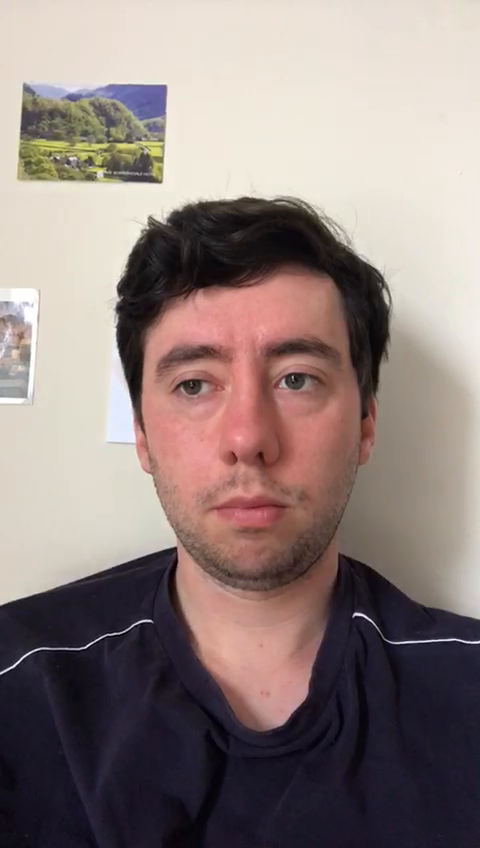
#> input picture frame 33 of data/videos/p1.mp4, 480 x 848 px
$ python face_recon.py
#> lines starting #> are read from the running program, lines starting #| are printed output that depends on the picture; after the words box and inside, x2 and y2 are one past the last pixel; in counts of white or black regions, pixels touching at a corner belong together
import cv2 as cv
import numpy as np


class Face:

    def __init__(self):
        # Add predictor type,
        # In first instance we'll be using  cv2.CascadeClassifier
        face_cascade_name = "./data/haarcascades/haarcascade_frontalface_alt.xml"
        eyes_cascade_name = "./data/haarcascades/haarcascade_eye_tree_eyeglasses.xml"
        self.face_cascade = cv.CascadeClassifier()
        self.eyes_cascade = cv.CascadeClassifier()
        self.face_rectangle = [0,0,0,0]
        self.display = False
        self.params = dict(maxCorners = 500,
                        qualityLevel = 0.01,
                        minDistance = 3,
                        blockSize = 7 )
        if not self.face_cascade.load(cv.samples.findFile(face_cascade_name)):
            print("Error on loading cascade file name")
            exit(-1)
        if not self.eyes_cascade.load(cv.samples.findFile(eyes_cascade_name)):
            print("Error on loading cascade eyes file name")
            exit(-1)

    def detect(self, gray_frame):
        gray_frame = cv.equalizeHist(gray_frame)
        faces_roi = self.face_cascade.detectMultiScale(gray_frame)
        face_sizes = [h * w for x,y,w,h in faces_roi]
        if self.display:
            for x,y,w,h in faces_roi:
                cv.rectangle(gray_frame, (x,y), (x+w, y+h), (0,255), 2)
            cv.imshow("Capture - face detection", gray_frame)
        # Get the bigger one
        return faces_roi


    def get_mask(self, gray_frame):
        mask = np.zeros(gray_frame.shape, np.uint8)
        if self.face_rectangle is not None:
            x,y,w,h = self.face_rectangle[0]
            mask[y:y+h, x:x+w] = 255
        if self.display:
            cv.imshow("Face mask", mask)
        self.mask = mask
        return mask

    def get_roi_of_face(self, gray_frame):
        self.face_rectangle = self.detect(gray_frame)
        self.get_mask(gray_frame)
        track_points = cv.goodFeaturesToTrack(gray_frame, mask=self.mask, **self.params)
        print("Track points:")
        print(track_points)
        return track_points


if __name__ == "__main__":
    face = Face()
    face.display = True
    cap = cv.VideoCapture("./data/videos/p1.mp4")
    while(cap.isOpened()):
        ret, frame = cap.read()
#> frame is the input picture: shape (848, 480, 3); mean B, G, R 125.4, 128.9, 144.1
        tmp = frame.copy()
        if frame is None:
            break
        print(frame,ret)
#> (printed output is left out)
        gray = cv.cvtColor(frame, cv.COLOR_BGR2GRAY)
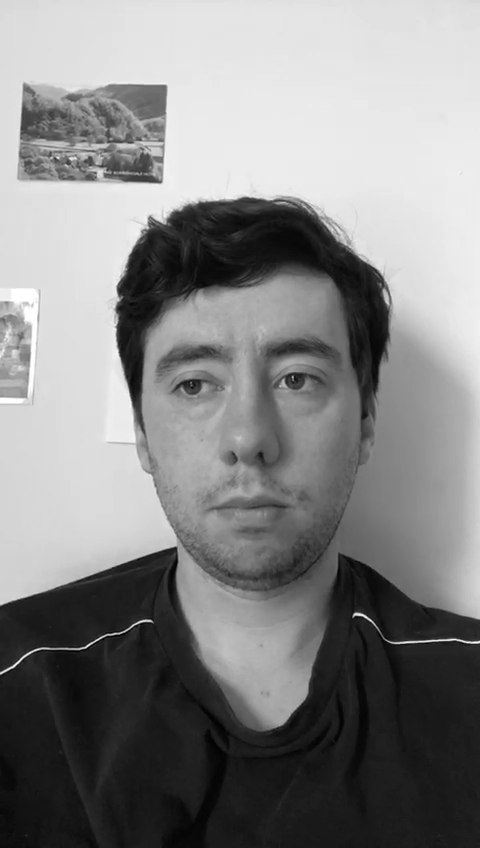
#> gray: shape (848, 480); min 0, max 255, mean 133.1
        points = face.get_roi_of_face(gray)
#> in detect, `gray_frame = cv.equalizeHist(gray_frame)`:
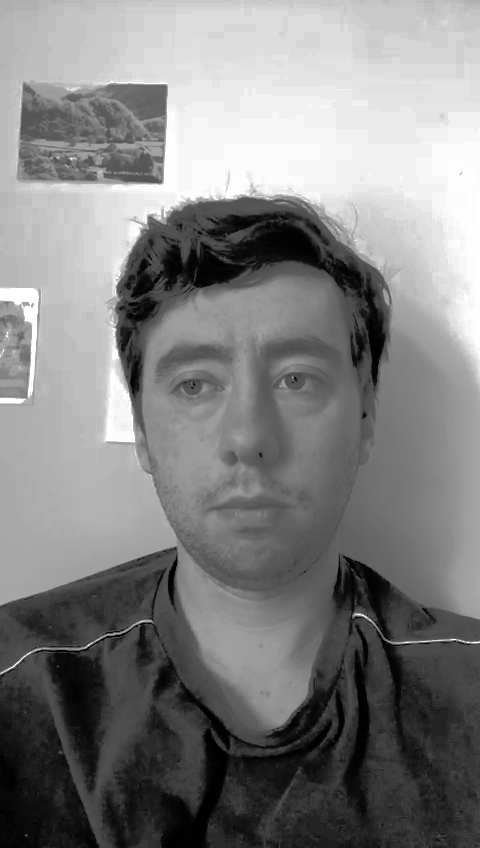
#> gray_frame: shape (848, 480); min 0, max 255, mean 129
#> in detect, `faces_roi = self.face_cascade.detectMultiScale(gray_frame)`: faces_roi = [[109, 269, 282, 282]]
#> in detect, `face_sizes = [h * w for x,y,w,h in faces_roi]`: face_sizes = [79524]
#> the loop in detect, `for x,y,w,h in faces_roi:` made 1 pass
#> after the loop in detect, `for x,y,w,h in faces_roi:`:
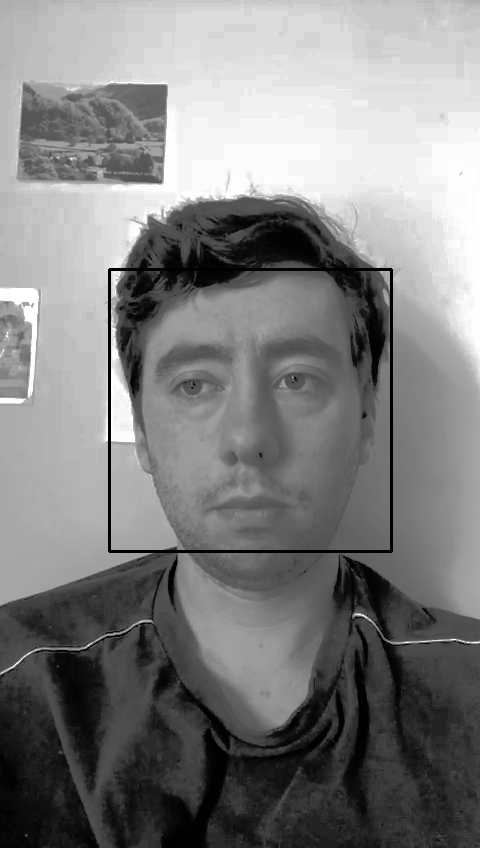
#> gray_frame: shape (848, 480); 0.83% of pixels changed, all inside (x1, y1, x2, y2) = (108, 268, 393, 553)
#> in get_roi_of_face, `self.face_rectangle = self.detect(gray_frame)`: self.face_rectangle = [[109, 269, 282, 282]]
#> in get_mask, `x,y,w,h = self.face_rectangle[0]`: x = 109; y = 269; w = 282
#> in get_mask, `cv.imshow("Face mask", mask)`:
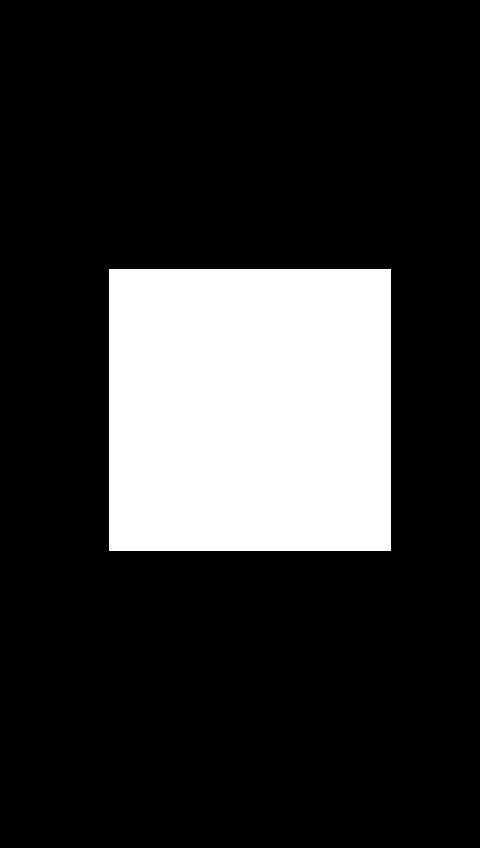
#> window 'Face mask': shape (848, 480); 19.5% white; 1 white region, box (x1, y1, x2, y2) and area: (109, 269, 391, 551) 79524
#> in get_roi_of_face, `track_points = cv.goodFeaturesToTrack(gray_frame, mask=self.mask, **se..`: track_points = 307 rows, first 8: [175, 549], [294, 375], [120, 298], [181, 386], [192, 382], [293, 378], [283, 381], [286, 377]
#> (printed output is left out)
#> points has the same summary as track_points in get_roi_of_face
# [4 lines of commented-out code are left out]
        cv.imshow("Final points", gray)
        #detectAndDisplay(gray, face)
        if cv.waitKey(1) == 27: ## ESC
#> (key Esc is pressed here)
            break


    cap.release()
    cv.destroyAllWindows()

$ run again, starting later in the video
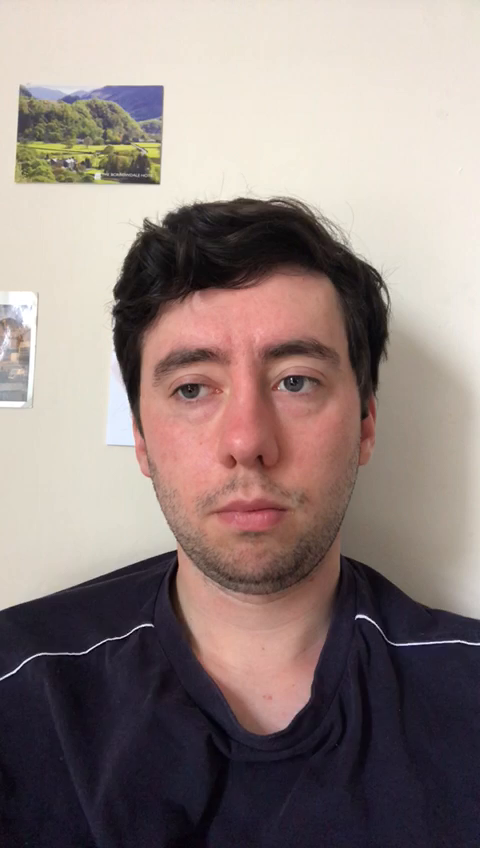
#> input picture frame 150 of data/videos/p1.mp4, 480 x 848 px
#> frame is the input picture: shape (848, 480, 3); mean B, G, R 127.4, 131.2, 146.4
#> (printed output is left out)
#> faces_roi = [[98, 263, 298, 298]]
#> face_sizes = [88804]
#> the loop in detect, `for x,y,w,h in faces_roi:` made 1 pass
#> after the loop in detect, `for x,y,w,h in faces_roi:`:
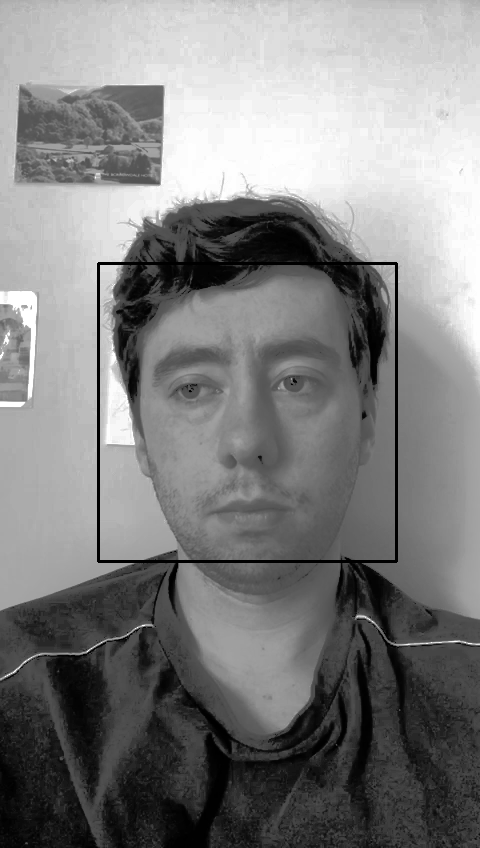
#> gray_frame: shape (848, 480); min 0, max 255, mean 127.9
#> self.face_rectangle = [[98, 263, 298, 298]]
#> in get_mask, `x,y,w,h = self.face_rectangle[0]`: x = 98; y = 263; w = 298
#> in get_mask, `cv.imshow("Face mask", mask)`:
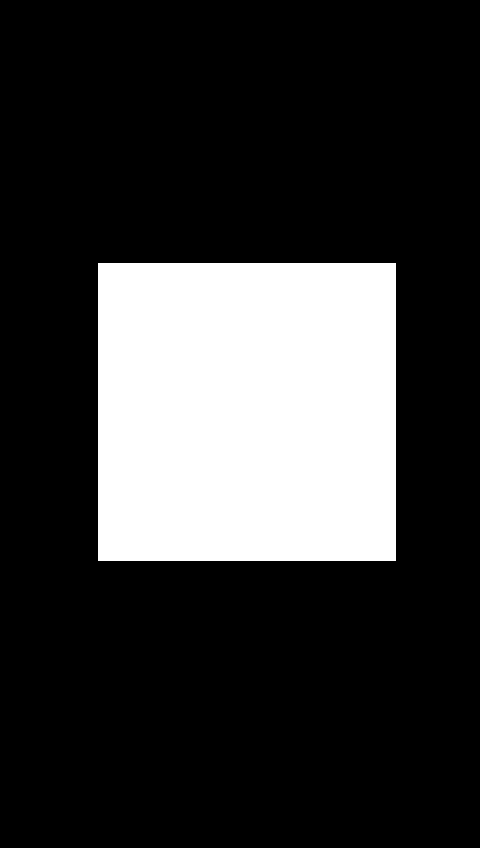
#> window 'Face mask': shape (848, 480); 21.8% white; 1 white region, box (x1, y1, x2, y2) and area: (98, 263, 396, 561) 88804
#> track_points = 433 rows, first 8: [175, 553], [291, 378], [117, 302], [179, 390], [283, 380], [381, 285], [382, 288], [281, 383]
#> (printed output is left out)
#> points has the same summary as track_points in get_roi_of_face

$ run again, starting later in the video
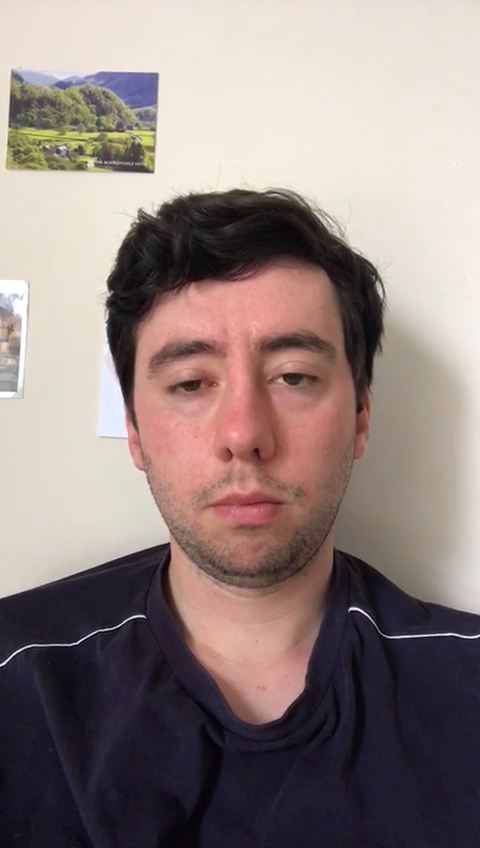
#> input picture frame 267 of data/videos/p1.mp4, 480 x 848 px
#> frame is the input picture: shape (848, 480, 3); mean B, G, R 126.6, 130, 145.3
#> (printed output is left out)
#> faces_roi = [[354, 730, 56, 56], [97, 262, 290, 290]]
#> face_sizes = [3136, 84100]
#> the loop in detect, `for x,y,w,h in faces_roi:` made 2 passes
#> after the loop in detect, `for x,y,w,h in faces_roi:`:
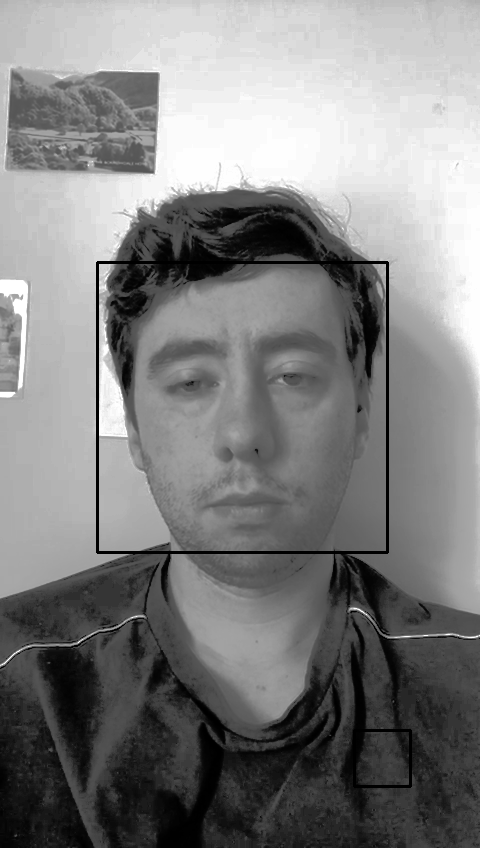
#> gray_frame: shape (848, 480); min 0, max 255, mean 127.9
#> self.face_rectangle = [[354, 730, 56, 56], [97, 262, 290, 290]]
#> in get_mask, `x,y,w,h = self.face_rectangle[0]`: x = 354; y = 730; w = 56
#> in get_mask, `cv.imshow("Face mask", mask)`:
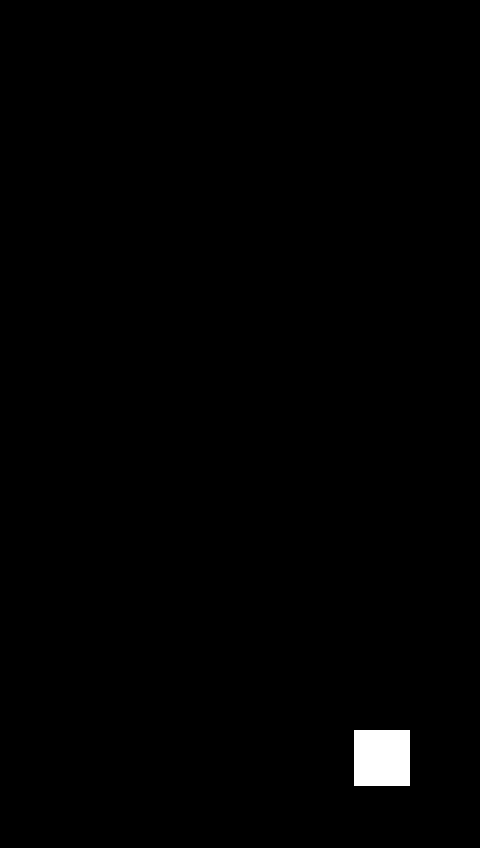
#> window 'Face mask': shape (848, 480); 0.77% white; 1 white region, box (x1, y1, x2, y2) and area: (354, 730, 410, 786) 3136
#> track_points = 62 rows, first 8: [357, 783], [402, 742], [359, 760], [368, 731], [364, 748], [367, 736], [360, 748], [371, 736]
#> (printed output is left out)
#> points has the same summary as track_points in get_roi_of_face
